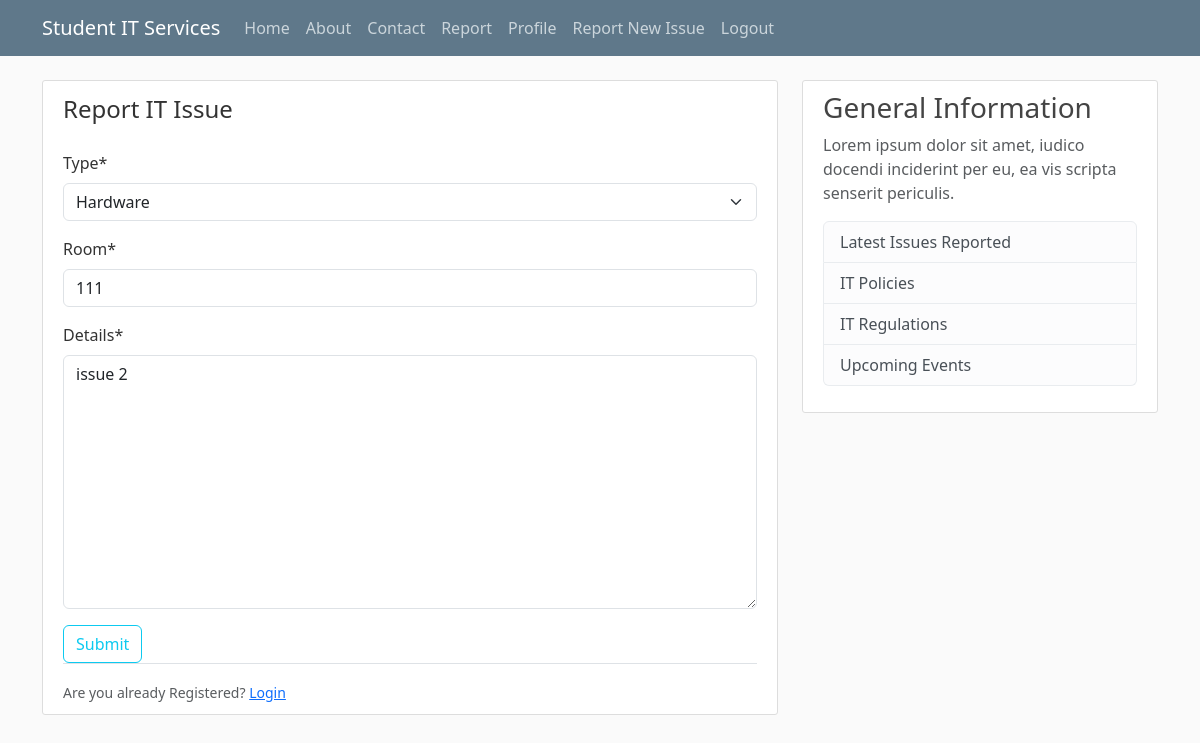
Screenshot of /issues/3/update/ (signed in) with the database file from the repository.
### itreporting/models.py (models this page shows, shortened)
class Issue(models.Model):
    type = models.CharField(max_length=100, choices = [('Hardware', 'Hardware'), ('Software', 'Software')])
    room = models.CharField(max_length=100)
    urgent = models.BooleanField(default = False)
    details = models.TextField()
    date_submitted = models.DateTimeField(default=timezone.now)
    description = models.TextField()
    author = models.ForeignKey(User, related_name = 'issues', on_delete=models.CASCADE)

### itreporting/views.py (the view)
# urls.py: path('issues/<int:pk>/update/', PostUpdateView.as_view(), name = 'issue-update'),
class PostUpdateView(LoginRequiredMixin, UserPassesTestMixin, UpdateView):
    model = Issue
    fields = ['type', 'room', 'details']
    def test_func(self):
        issue = self.get_object()
        return self.request.user == issue.author

### itreporting/templates/itreporting/issue_form.html (shortened to what this page needs)
{% extends "itreporting/base.html" %}
{% load crispy_forms_tags %}
{% block content %}
<div class="content-section">
    <form method="POST">
        <fieldset class="form-group">
            <legend class="borer-bottom mb-4"> Report IT Issue </legend>
            {{ form|crispy }}
        </fieldset>
        <div class="form-group">
            <button class="btn btn-outline-info"  type="submit">Submit</button>
        </div>
    </form>
    <div class="border-top pt-3">
        <small class="text-muted">Are you already Registered? <a class="ml-2" href="#">Login </a></small>
    </div>
</div>
{% endblock content %}

### itreporting/static/css/styles.css (style rules this page uses)
body { background: #fafafa; color: #333333; margin-top: 5rem; }
.content-section { background: #ffffff; padding: 10px 20px; border: 1px solid #dddddd; border-radius: 3px; margin-bottom: 20px; }

### rows the page displays
Issue: type "Hardware", room "111", details "issue 2"
